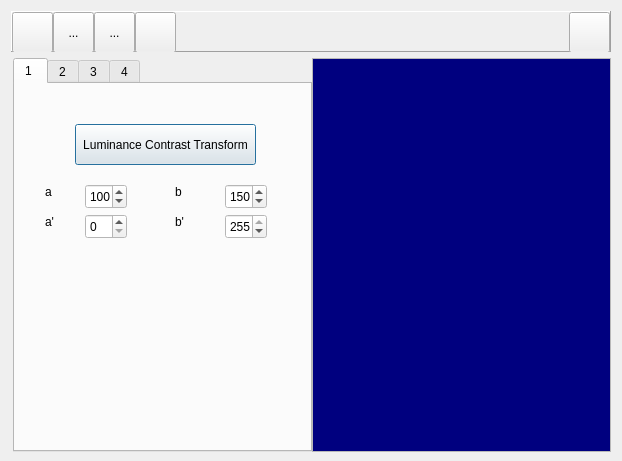
<?xml version="1.0" encoding="UTF-8"?>
<ui version="4.0">
 <class>MainFrame</class>
 <widget class="QDialog" name="MainFrame">
  <property name="geometry">
   <rect>
    <x>0</x>
    <y>0</y>
    <width>622</width>
    <height>461</height>
   </rect>
  </property>
  <property name="sizePolicy">
   <sizepolicy hsizetype="Preferred" vsizetype="Minimum">
    <horstretch>0</horstretch>
    <verstretch>0</verstretch>
   </sizepolicy>
  </property>
  <property name="minimumSize">
   <size>
    <width>0</width>
    <height>461</height>
   </size>
  </property>
  <property name="windowTitle">
   <string>HomeworkCV</string>
  </property>
  <property name="modal">
   <bool>false</bool>
  </property>
  <layout class="QVBoxLayout" name="verticalLayout">
   <item>
    <widget class="QFrame" name="frame">
     <property name="sizePolicy">
      <sizepolicy hsizetype="Preferred" vsizetype="Fixed">
       <horstretch>0</horstretch>
       <verstretch>0</verstretch>
      </sizepolicy>
     </property>
     <property name="minimumSize">
      <size>
       <width>0</width>
       <height>41</height>
      </size>
     </property>
     <property name="maximumSize">
      <size>
       <width>16777215</width>
       <height>41</height>
      </size>
     </property>
     <property name="frameShape">
      <enum>QFrame::Panel</enum>
     </property>
     <property name="frameShadow">
      <enum>QFrame::Raised</enum>
     </property>
     <layout class="QHBoxLayout" name="horizontalLayout_3">
      <property name="spacing">
       <number>0</number>
      </property>
      <property name="leftMargin">
       <number>0</number>
      </property>
      <property name="topMargin">
       <number>0</number>
      </property>
      <property name="rightMargin">
       <number>0</number>
      </property>
      <property name="bottomMargin">
       <number>0</number>
      </property>
      <item>
       <widget class="QToolButton" name="buttonOpen">
        <property name="enabled">
         <bool>true</bool>
        </property>
        <property name="sizePolicy">
         <sizepolicy hsizetype="Minimum" vsizetype="Minimum">
          <horstretch>0</horstretch>
          <verstretch>0</verstretch>
         </sizepolicy>
        </property>
        <property name="minimumSize">
         <size>
          <width>41</width>
          <height>41</height>
         </size>
        </property>
        <property name="maximumSize">
         <size>
          <width>41</width>
          <height>41</height>
         </size>
        </property>
        <property name="toolTip">
         <string>open an image file</string>
        </property>
        <property name="layoutDirection">
         <enum>Qt::LeftToRight</enum>
        </property>
        <property name="autoFillBackground">
         <bool>false</bool>
        </property>
        <property name="text">
         <string/>
        </property>
        <property name="icon">
         <iconset>
          <normaloff>:/open.png</normaloff>:/open.png</iconset>
        </property>
        <property name="iconSize">
         <size>
          <width>41</width>
          <height>41</height>
         </size>
        </property>
        <property name="checkable">
         <bool>false</bool>
        </property>
        <property name="autoRepeat">
         <bool>false</bool>
        </property>
        <property name="autoExclusive">
         <bool>false</bool>
        </property>
        <property name="popupMode">
         <enum>QToolButton::DelayedPopup</enum>
        </property>
        <property name="toolButtonStyle">
         <enum>Qt::ToolButtonIconOnly</enum>
        </property>
        <property name="autoRaise">
         <bool>false</bool>
        </property>
       </widget>
      </item>
      <item>
       <widget class="QToolButton" name="toolButton_2">
        <property name="sizePolicy">
         <sizepolicy hsizetype="Minimum" vsizetype="Minimum">
          <horstretch>0</horstretch>
          <verstretch>0</verstretch>
         </sizepolicy>
        </property>
        <property name="minimumSize">
         <size>
          <width>41</width>
          <height>41</height>
         </size>
        </property>
        <property name="maximumSize">
         <size>
          <width>41</width>
          <height>41</height>
         </size>
        </property>
        <property name="text">
         <string>...</string>
        </property>
       </widget>
      </item>
      <item>
       <widget class="QToolButton" name="toolButton_3">
        <property name="sizePolicy">
         <sizepolicy hsizetype="Minimum" vsizetype="Minimum">
          <horstretch>0</horstretch>
          <verstretch>0</verstretch>
         </sizepolicy>
        </property>
        <property name="minimumSize">
         <size>
          <width>41</width>
          <height>41</height>
         </size>
        </property>
        <property name="maximumSize">
         <size>
          <width>41</width>
          <height>41</height>
         </size>
        </property>
        <property name="text">
         <string>...</string>
        </property>
       </widget>
      </item>
      <item>
       <widget class="QToolButton" name="buttonDeleteContents">
        <property name="sizePolicy">
         <sizepolicy hsizetype="Minimum" vsizetype="Minimum">
          <horstretch>0</horstretch>
          <verstretch>0</verstretch>
         </sizepolicy>
        </property>
        <property name="minimumSize">
         <size>
          <width>41</width>
          <height>41</height>
         </size>
        </property>
        <property name="maximumSize">
         <size>
          <width>41</width>
          <height>41</height>
         </size>
        </property>
        <property name="toolTip">
         <string>close all forms</string>
        </property>
        <property name="autoFillBackground">
         <bool>false</bool>
        </property>
        <property name="text">
         <string/>
        </property>
        <property name="icon">
         <iconset>
          <normaloff>:/1-21.png</normaloff>:/1-21.png</iconset>
        </property>
        <property name="iconSize">
         <size>
          <width>41</width>
          <height>41</height>
         </size>
        </property>
       </widget>
      </item>
      <item>
       <spacer name="horizontalSpacer">
        <property name="orientation">
         <enum>Qt::Horizontal</enum>
        </property>
        <property name="sizeHint" stdset="0">
         <size>
          <width>40</width>
          <height>20</height>
         </size>
        </property>
       </spacer>
      </item>
      <item>
       <widget class="QToolButton" name="buttonShowList">
        <property name="sizePolicy">
         <sizepolicy hsizetype="Minimum" vsizetype="Minimum">
          <horstretch>0</horstretch>
          <verstretch>0</verstretch>
         </sizepolicy>
        </property>
        <property name="minimumSize">
         <size>
          <width>41</width>
          <height>41</height>
         </size>
        </property>
        <property name="maximumSize">
         <size>
          <width>41</width>
          <height>41</height>
         </size>
        </property>
        <property name="toolTip">
         <string>show the list view</string>
        </property>
        <property name="text">
         <string/>
        </property>
        <property name="icon">
         <iconset>
          <normaloff>:/2-3.png</normaloff>:/2-3.png</iconset>
        </property>
        <property name="iconSize">
         <size>
          <width>82</width>
          <height>41</height>
         </size>
        </property>
       </widget>
      </item>
     </layout>
    </widget>
   </item>
   <item>
    <layout class="QHBoxLayout" name="horizontalLayout">
     <property name="spacing">
      <number>0</number>
     </property>
     <property name="leftMargin">
      <number>2</number>
     </property>
     <item>
      <widget class="QTabWidget" name="tabWidget">
       <property name="sizePolicy">
        <sizepolicy hsizetype="Fixed" vsizetype="Expanding">
         <horstretch>0</horstretch>
         <verstretch>0</verstretch>
        </sizepolicy>
       </property>
       <property name="minimumSize">
        <size>
         <width>299</width>
         <height>394</height>
        </size>
       </property>
       <property name="palette">
        <palette>
         <active>
          <colorrole role="Window">
           <brush brushstyle="SolidPattern">
            <color alpha="255">
             <red>255</red>
             <green>255</green>
             <blue>255</blue>
            </color>
           </brush>
          </colorrole>
          <colorrole role="NoRole">
           <brush brushstyle="SolidPattern">
            <color alpha="255">
             <red>255</red>
             <green>85</green>
             <blue>0</blue>
            </color>
           </brush>
          </colorrole>
         </active>
         <inactive>
          <colorrole role="Window">
           <brush brushstyle="SolidPattern">
            <color alpha="255">
             <red>255</red>
             <green>255</green>
             <blue>255</blue>
            </color>
           </brush>
          </colorrole>
          <colorrole role="NoRole">
           <brush brushstyle="SolidPattern">
            <color alpha="255">
             <red>255</red>
             <green>85</green>
             <blue>0</blue>
            </color>
           </brush>
          </colorrole>
         </inactive>
         <disabled>
          <colorrole role="Window">
           <brush brushstyle="SolidPattern">
            <color alpha="255">
             <red>255</red>
             <green>255</green>
             <blue>255</blue>
            </color>
           </brush>
          </colorrole>
          <colorrole role="NoRole">
           <brush brushstyle="SolidPattern">
            <color alpha="255">
             <red>255</red>
             <green>85</green>
             <blue>0</blue>
            </color>
           </brush>
          </colorrole>
         </disabled>
        </palette>
       </property>
       <property name="cursor">
        <cursorShape>ArrowCursor</cursorShape>
       </property>
       <property name="autoFillBackground">
        <bool>false</bool>
       </property>
       <property name="tabPosition">
        <enum>QTabWidget::North</enum>
       </property>
       <property name="tabShape">
        <enum>QTabWidget::Rounded</enum>
       </property>
       <property name="currentIndex">
        <number>0</number>
       </property>
       <property name="iconSize">
        <size>
         <width>31</width>
         <height>31</height>
        </size>
       </property>
       <property name="elideMode">
        <enum>Qt::ElideMiddle</enum>
       </property>
       <widget class="QWidget" name="tab_1">
        <attribute name="title">
         <string>1 </string>
        </attribute>
        <widget class="QLabel" name="label">
         <property name="geometry">
          <rect>
           <x>30</x>
           <y>130</y>
           <width>50</width>
           <height>16</height>
          </rect>
         </property>
         <property name="text">
          <string>a'</string>
         </property>
        </widget>
        <widget class="QLabel" name="label_2">
         <property name="geometry">
          <rect>
           <x>160</x>
           <y>130</y>
           <width>50</width>
           <height>16</height>
          </rect>
         </property>
         <property name="text">
          <string>b'</string>
         </property>
        </widget>
        <widget class="QSpinBox" name="spinIntensityOutputLower">
         <property name="geometry">
          <rect>
           <x>70</x>
           <y>130</y>
           <width>42</width>
           <height>25</height>
          </rect>
         </property>
         <property name="maximum">
          <number>255</number>
         </property>
        </widget>
        <widget class="QSpinBox" name="spinIntersityOutputUpper">
         <property name="geometry">
          <rect>
           <x>210</x>
           <y>130</y>
           <width>42</width>
           <height>25</height>
          </rect>
         </property>
         <property name="maximum">
          <number>255</number>
         </property>
         <property name="value">
          <number>255</number>
         </property>
        </widget>
        <widget class="QLabel" name="label_3">
         <property name="geometry">
          <rect>
           <x>30</x>
           <y>100</y>
           <width>50</width>
           <height>16</height>
          </rect>
         </property>
         <property name="text">
          <string>a</string>
         </property>
        </widget>
        <widget class="QLabel" name="label_4">
         <property name="geometry">
          <rect>
           <x>160</x>
           <y>100</y>
           <width>50</width>
           <height>16</height>
          </rect>
         </property>
         <property name="text">
          <string>b</string>
         </property>
        </widget>
        <widget class="QSpinBox" name="spinInternsityInputLower">
         <property name="geometry">
          <rect>
           <x>70</x>
           <y>100</y>
           <width>42</width>
           <height>25</height>
          </rect>
         </property>
         <property name="maximum">
          <number>255</number>
         </property>
         <property name="value">
          <number>100</number>
         </property>
        </widget>
        <widget class="QSpinBox" name="spinIntensityInputUpper">
         <property name="geometry">
          <rect>
           <x>210</x>
           <y>100</y>
           <width>42</width>
           <height>25</height>
          </rect>
         </property>
         <property name="maximum">
          <number>255</number>
         </property>
         <property name="value">
          <number>150</number>
         </property>
        </widget>
        <widget class="QPushButton" name="pushLuminanceColorTransform">
         <property name="geometry">
          <rect>
           <x>60</x>
           <y>40</y>
           <width>181</width>
           <height>41</height>
          </rect>
         </property>
         <property name="text">
          <string>Luminance Contrast Transform</string>
         </property>
        </widget>
       </widget>
       <widget class="QWidget" name="tab_4">
        <attribute name="title">
         <string>2</string>
        </attribute>
       </widget>
       <widget class="QWidget" name="tab_5">
        <attribute name="title">
         <string>3</string>
        </attribute>
       </widget>
       <widget class="QWidget" name="tab_2">
        <attribute name="title">
         <string>4</string>
        </attribute>
       </widget>
      </widget>
     </item>
     <item>
      <widget class="QListWidget" name="listWidget">
       <property name="sizePolicy">
        <sizepolicy hsizetype="Ignored" vsizetype="Minimum">
         <horstretch>0</horstretch>
         <verstretch>0</verstretch>
        </sizepolicy>
       </property>
       <property name="minimumSize">
        <size>
         <width>0</width>
         <height>394</height>
        </size>
       </property>
       <property name="palette">
        <palette>
         <active>
          <colorrole role="WindowText">
           <brush brushstyle="SolidPattern">
            <color alpha="255">
             <red>255</red>
             <green>255</green>
             <blue>0</blue>
            </color>
           </brush>
          </colorrole>
          <colorrole role="Text">
           <brush brushstyle="SolidPattern">
            <color alpha="255">
             <red>255</red>
             <green>255</green>
             <blue>255</blue>
            </color>
           </brush>
          </colorrole>
          <colorrole role="Base">
           <brush brushstyle="SolidPattern">
            <color alpha="255">
             <red>0</red>
             <green>0</green>
             <blue>127</blue>
            </color>
           </brush>
          </colorrole>
          <colorrole role="PlaceholderText">
           <brush brushstyle="NoBrush">
            <color alpha="128">
             <red>255</red>
             <green>255</green>
             <blue>255</blue>
            </color>
           </brush>
          </colorrole>
         </active>
         <inactive>
          <colorrole role="WindowText">
           <brush brushstyle="SolidPattern">
            <color alpha="255">
             <red>255</red>
             <green>255</green>
             <blue>0</blue>
            </color>
           </brush>
          </colorrole>
          <colorrole role="Text">
           <brush brushstyle="SolidPattern">
            <color alpha="255">
             <red>255</red>
             <green>255</green>
             <blue>255</blue>
            </color>
           </brush>
          </colorrole>
          <colorrole role="Base">
           <brush brushstyle="SolidPattern">
            <color alpha="255">
             <red>0</red>
             <green>0</green>
             <blue>127</blue>
            </color>
           </brush>
          </colorrole>
          <colorrole role="PlaceholderText">
           <brush brushstyle="NoBrush">
            <color alpha="128">
             <red>255</red>
             <green>255</green>
             <blue>255</blue>
            </color>
           </brush>
          </colorrole>
         </inactive>
         <disabled>
          <colorrole role="WindowText">
           <brush brushstyle="SolidPattern">
            <color alpha="255">
             <red>120</red>
             <green>120</green>
             <blue>120</blue>
            </color>
           </brush>
          </colorrole>
          <colorrole role="Text">
           <brush brushstyle="SolidPattern">
            <color alpha="255">
             <red>120</red>
             <green>120</green>
             <blue>120</blue>
            </color>
           </brush>
          </colorrole>
          <colorrole role="Base">
           <brush brushstyle="SolidPattern">
            <color alpha="255">
             <red>240</red>
             <green>240</green>
             <blue>240</blue>
            </color>
           </brush>
          </colorrole>
          <colorrole role="PlaceholderText">
           <brush brushstyle="NoBrush">
            <color alpha="128">
             <red>255</red>
             <green>255</green>
             <blue>255</blue>
            </color>
           </brush>
          </colorrole>
         </disabled>
        </palette>
       </property>
       <property name="font">
        <font>
         <family>Times New Roman</family>
         <pointsize>10</pointsize>
        </font>
       </property>
      </widget>
     </item>
    </layout>
   </item>
  </layout>
 </widget>
 <layoutdefault spacing="6" margin="11"/>
 <resources/>
 <connections/>
</ui>
